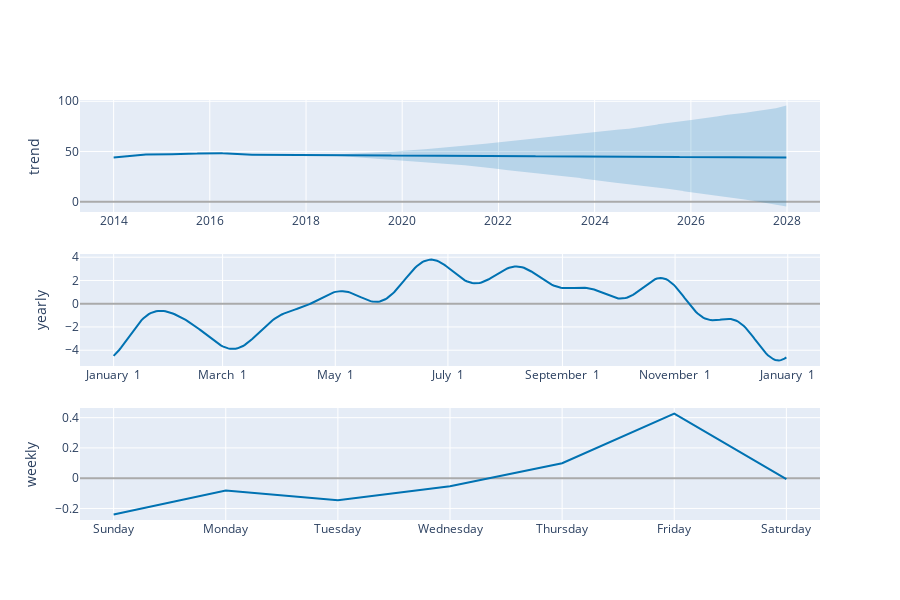

This figure's notebook cell:
### Code cell
#Decomposition

plot_components_plotly(m, forecast)

### Figure 1 — Plotly figure (JSON) as saved in the notebook; plotly's stock layout.template omitted (floating-point values rounded to 4 significant figures; data arrays with more than 128 entries replaced by an {"elided": "..."} marker saying what was removed)
{"data": [{"line": {"color": "#0072B2", "width": 2}, "mode": "lines", "name": "trend", "type": "scatter", "x": {"elided": "5106 str values"}, "xaxis": "x", "y": {"elided": "5106 float values"}, "yaxis": "y"}, {"line": {"color": "rgba(0, 114, 178, 0.2)", "width": 0}, "mode": "lines", "name": "trend_upper", "type": "scatter", "x": {"elided": "5106 str values"}, "xaxis": "x", "y": {"elided": "5106 float values"}, "yaxis": "y"}, {"fill": "tonexty", "fillcolor": "rgba(0, 114, 178, 0.2)", "line": {"color": "rgba(0, 114, 178, 0.2)", "width": 0}, "mode": "lines", "name": "trend_lower", "type": "scatter", "x": {"elided": "5106 str values"}, "xaxis": "x", "y": {"elided": "5106 float values"}, "yaxis": "y"}, {"line": {"color": "#0072B2", "width": 2}, "mode": "lines", "name": "yearly", "type": "scatter", "x": {"elided": "365 str values"}, "xaxis": "x2", "y": {"elided": "365 float values"}, "yaxis": "y2"}, {"line": {"color": "#0072B2", "width": 2}, "mode": "lines", "name": "weekly", "type": "scatter", "x": ["2017-01-01T00:00:00", "2017-01-02T00:00:00", "2017-01-03T00:00:00", "2017-01-04T00:00:00", "2017-01-05T00:00:00", "2017-01-06T00:00:00", "2017-01-07T00:00:00"], "xaxis": "x3", "y": [-0.2393, -0.082, -0.1458, -0.05271, 0.09864, 0.4269, -0.005791], "yaxis": "y3"}], "layout": {"height": 600, "showlegend": false, "width": 900, "xaxis": {"anchor": "y", "domain": [0, 1], "range": ["2013-04-20T14:24:00", "2028-09-07T09:36:00"], "type": "date"}, "xaxis2": {"anchor": "y2", "domain": [0, 1], "range": ["2016-12-13T18:54:02.958904", "2018-01-18T11:04:57.863013"], "tickformat": "%B %e", "type": "date"}, "xaxis3": {"anchor": "y3", "domain": [0, 1], "range": ["2016-12-31T16:48:00", "2017-01-07T07:12:00"], "tickformat": "%A", "type": "date"}, "yaxis": {"anchor": "x", "autorange": true, "domain": [0.7333, 1], "range": [-10.3, 101.3], "rangemode": "normal", "title": {"text": "trend"}, "type": "linear", "zerolinecolor": "#AAA"}, "yaxis2": {"anchor": "x2", "autorange": true, "domain": [0.3667, 0.6333], "range": [-5.358, 4.277], "title": {"text": "yearly"}, "type": "linear", "zerolinecolor": "#AAA"}, "yaxis3": {"anchor": "x3", "autorange": true, "domain": [0, 0.2667], "range": [-0.2763, 0.4639], "title": {"text": "weekly"}, "type": "linear", "zerolinecolor": "#AAA"}}}
